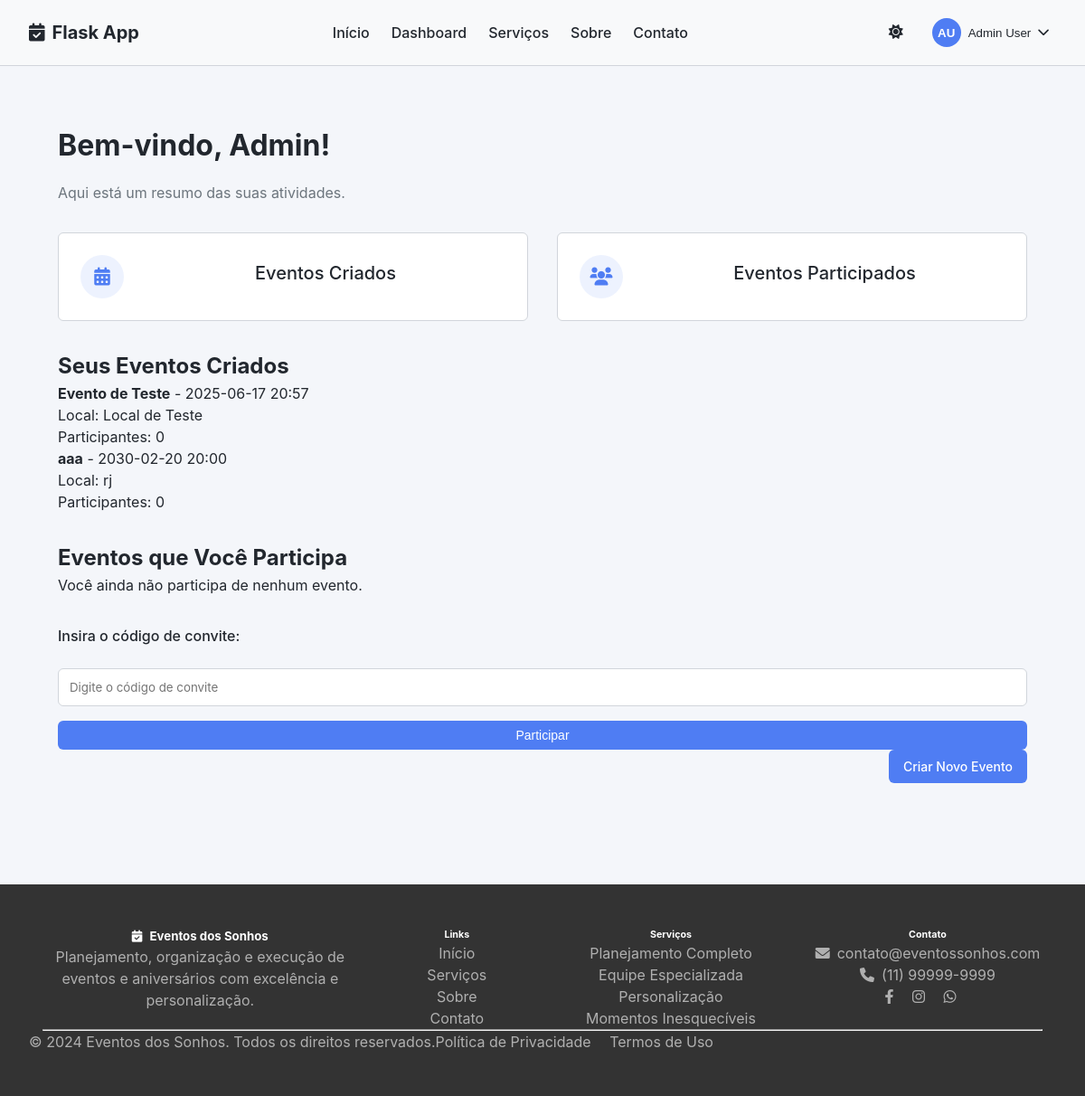
The page /dashboard (signed in) on the database its author committed.
### app.py (models this page shows, shortened)
class User(UserMixin, db.Model):
    id = db.Column(db.Integer, primary_key=True)
    first_name = db.Column(db.String(100), nullable=False)
    last_name = db.Column(db.String(100), nullable=False)
    email = db.Column(db.String(100), unique=True, nullable=False)
    password_hash = db.Column(db.String(200), nullable=False)
    phone = db.Column(db.String(20))
    bio = db.Column(db.Text)
    created_at = db.Column(db.DateTime, default=datetime.utcnow)
    events = db.relationship('Event', backref='creator', lazy=True)
    participations = db.relationship('Participation', backref='user', lazy=True)

class Event(db.Model):
    id = db.Column(db.Integer, primary_key=True)
    title = db.Column(db.String(100), nullable=False)
    description = db.Column(db.Text)
    date = db.Column(db.DateTime, nullable=False)
    location = db.Column(db.String(200))
    invite_code = db.Column(db.String(10), unique=True)
    user_id = db.Column(db.Integer, db.ForeignKey('user.id'), nullable=False)
    created_at = db.Column(db.DateTime, default=datetime.utcnow)
    participations = db.relationship('Participation', backref='event', lazy=True, cascade="all, delete-orphan")

### app.py (the view)
@app.route('/dashboard')
@login_required
def dashboard():
    user = current_user
    created_events = Event.query.filter_by(user_id=user.id).all()
    participating_events = [p.event for p in user.participations]
    return render_template(
        'dashboard.html',
        user=user,
        created_events=created_events,
        participating_events=participating_events,
        site_name=app.config.get("SITE_NAME", "Flask App")  # Passando site_name
    )

### app.py (called while the page is built)
@login_manager.user_loader
def load_user(user_id):
    return User.query.get(int(user_id))

### templates/dashboard.html (shortened to what this page needs)
<!DOCTYPE html>
<html lang="en">
<head>
    <link rel="stylesheet" href="{{ url_for('static', filename='css/dashboard.css') }}">
    <link rel="stylesheet" href="https://cdnjs.cloudflare.com/ajax/libs/font-awesome/5.15.1/css/all.min.css">
</head>
<body>
    {% extends 'base.html' %}
    {% block content %}
    <div class="dashboard-container">
        <div class="dashboard-header">
            <h1>Bem-vindo, {{ user.first_name }}!</h1>
            <p>Aqui está um resumo das suas atividades.</p>
        </div>
        <div class="dashboard-stats">
            <div class="stat-card">
                <div class="stat-icon">
                    <i class="fas fa-calendar-alt"></i>
                </div>
                <div class="stat-info">
                    <h3>Eventos Criados</h3>
                </div>
            </div>
            <div class="stat-card">
                <div class="stat-icon">
                    <i class="fas fa-users"></i>
                </div>
                <div class="stat-info">
                    <h3>Eventos Participados</h3>
                </div>
            </div>
        </div>
        <div class="dashboard-section">
            <h2>Seus Eventos Criados</h2>
            {% if created_events %}
                <ul>
                    {% for event in created_events %}
                        <li>
                            <strong>{{ event.title }}</strong> - {{ event.date.strftime('%Y-%m-%d %H:%M') }}
                            <br>Local: {{ event.location }}
                            <br>Participantes: {{ event.participations|length }}
                        </li>
                    {% endfor %}
                </ul>
            {% else %}
                <p>Você ainda não criou nenhum evento.</p>
            {% endif %}
        </div>
        <div class="dashboard-section">
            <h2>Eventos que Você Participa</h2>
            {% if participating_events %}
                <ul>
                    {% for event in participating_events %}
                        <li>
                            <strong>{{ event.title }}</strong> - {{ event.date.strftime('%Y-%m-%d %H:%M') }}
                            <br>Local: {{ event.location }}
                        </li>
                    {% endfor %}
                </ul>
            {% else %}
                <p>Você ainda não participa de nenhum evento.</p>
            {% endif %}
        </div>
        <div class="dashboard-input">
            <form action="{{ url_for('join_event') }}" method="POST">
                <label for="invite_code">Insira o código de convite:</label>
                <input type="text" id="invite_code" name="code" placeholder="Digite o código de convite" required>
                <button type="submit" class="btn btn-primary">Participar</button>
            </form>
        </div>
        <div class="dashboard-actions">
            <a href="{{ url_for('create_event') }}" class="btn btn-primary">Criar Novo Evento</a>
        </div>
    </div>
    {% endblock %}

### templates/base.html (shortened to what this page needs)
<!DOCTYPE html>
<html lang="en">
<head>
    <link rel="stylesheet" href="{{ url_for('static', filename='css/style.css') }}">
    <link rel="stylesheet" href="{{ url_for('static', filename='css/base.css') }}">
    <link rel="stylesheet" href="{{ url_for('static', filename='css/header.css') }}">
    <link rel="stylesheet" href="{{ url_for('static', filename='css/footer.css') }}">
    <link rel="stylesheet" href="{{ url_for('static', filename='css/forms.css') }}">
    <link rel="stylesheet" href="{{ url_for('static', filename='css/dashboard.css') }}">
    <link rel="stylesheet" href="https://cdnjs.cloudflare.com/ajax/libs/font-awesome/6.0.0-beta3/css/all.min.css">
</head>
<body class="{{ 'dark-theme' if session.get('dark_mode') else '' }}">
    <header>
        <div class="logo">
            <a href="{{ url_for('index') }}">
                <i class="fas fa-calendar-check"></i>
                <span>{{ site_name }}</span>
            </a>
        </div>
        <nav>
            <ul class="nav-links">
                <li><a href="{{ url_for('index') }}">Início</a></li>
                {% if user %}
                <li><a href="{{ url_for('dashboard') }}">Dashboard</a></li>
                {% endif %}
                <li><a href="{{ url_for('services') }}">Serviços</a></li>
                <li><a href="{{ url_for('about') }}">Sobre</a></li>
                <li><a href="{{ url_for('contact') }}">Contato</a></li>
            </ul>
        </nav>
        <div class="auth-buttons">
            <button class="theme-toggle" onclick="toggleDarkMode()">
                <i class="{{ 'fas fa-sun' if session.get('dark_mode') else 'fas fa-moon' }}"></i>
            </button>
            {% if current_user.is_authenticated %}
                <div class="dropdown">
                    <button class="user-button">
                        <div class="avatar">{{ current_user.first_name[0] }}{{ current_user.last_name[0] }}</div>
                        <span>{{ current_user.first_name }} {{ current_user.last_name }}</span>
                        <i class="fas fa-chevron-down"></i>
                    </button>
                </div>
            {% else %}
                <a href="{{ url_for('login') }}" class="btn btn-primary">Entrar</a>
                <a href="{{ url_for('register') }}" class="btn btn-primary">Cadastrar</a>
            {% endif %}
        </div>
    </header>
    <main>
        {% block content %}{% endblock %}
    </main>
    {% include 'footer.html' %}
</body>
</html>

### templates/footer.html (shortened to what this page needs)
<footer class="bg-dark text-light py-5 mt-5">
    <div class="container">
        <div class="row">
            <div class="col-md-4">
                <h5 class="fw-bold mb-3">
                    <i class="fas fa-calendar-check me-2"></i>Eventos dos Sonhos
                </h5>
                <p class="text-muted">Planejamento, organização e execução de eventos e aniversários com excelência e personalização.</p>
            </div>
            <div class="col-md-2">
                <h6 class="fw-bold mb-3">Links</h6>
                <ul class="list-unstyled">
                    <li><a href="{{ url_for('index') }}" class="text-muted text-decoration-none">Início</a></li>
                    <li><a href="{{ url_for('services') }}" class="text-muted text-decoration-none">Serviços</a></li>
                    <li><a href="{{ url_for('about') }}" class="text-muted text-decoration-none">Sobre</a></li>
                    <li><a href="{{ url_for('contact') }}" class="text-muted text-decoration-none">Contato</a></li>
                </ul>
            </div>
            <div class="col-md-3">
                <h6 class="fw-bold mb-3">Serviços</h6>
                <ul class="list-unstyled">
                    <li class="text-muted">Planejamento Completo</li>
                    <li class="text-muted">Equipe Especializada</li>
                    <li class="text-muted">Personalização</li>
                    <li class="text-muted">Momentos Inesquecíveis</li>
                </ul>
            </div>
            <div class="col-md-3">
                <h6 class="fw-bold mb-3">Contato</h6>
                <p class="text-muted mb-1"><i class="fas fa-envelope me-2"></i>contato@eventossonhos.com</p>
                <p class="text-muted mb-1"><i class="fas fa-phone me-2"></i>(11) 99999-9999</p>
                <div class="mt-3">
                    <a href="#" class="text-muted me-3"><i class="fab fa-facebook-f"></i></a>
                    <a href="#" class="text-muted me-3"><i class="fab fa-instagram"></i></a>
                    <a href="#" class="text-muted me-3"><i class="fab fa-whatsapp"></i></a>
                </div>
            </div>
        </div>
        <hr class="my-4">
        <div class="row align-items-center">
            <div class="col-md-6">
                <p class="text-muted mb-0">&copy; 2024 Eventos dos Sonhos. Todos os direitos reservados.</p>
            </div>
            <div class="col-md-6 text-md-end">
                <a href="#" class="text-muted text-decoration-none me-3">Política de Privacidade</a>
                <a href="#" class="text-muted text-decoration-none">Termos de Uso</a>
            </div>
        </div>
    </div>
</footer>

### static/css/dashboard.css (style rules this page uses)
.dashboard-container { max-width: 1200px; margin: 0 auto; padding: 2rem; }
.dashboard-header { margin-bottom: 2rem; }
.dashboard-header h1 { font-size: 2rem; font-weight: 700; }
.dashboard-stats { display: flex; gap: 2rem; margin-bottom: 2rem; }
.stat-card { flex: 1; background-color: var(--card-bg); padding: 1.5rem; border-radius: var(--radius); border: 1px solid var(--border-color); text-align: center; }
.stat-card h3 { margin-bottom: 0.5rem; font-size: 1.25rem; }

### static/css/base.css (style rules this page uses)
:root { --primary-color: #4f7df3; --primary-hover: #3a68d8; --secondary-color: #6c757d; --success-color: #28a745; --danger-color: #dc3545; --warning-color: #ffc107; --info-color: #17a2b8; --light-color: #f8f9fa; --dark-color: #121826; --text-color: #22272e; --text-muted: #6c757d; --border-color: #d1d5db; --card-bg: #fff; --body-bg: #f4f6fa; --font-family: 'Inter', sans-serif; --radius: 0.375rem; --transition: all 0.3s ease; }
body { font-family: var(--font-family); background-color: var(--body-bg); color: var(--text-color); line-height: 1.5; margin: 0; padding: 0; }
a { color: var(--primary-color); text-decoration: none; transition: var(--transition); }
ul { list-style: none; padding: 0; margin: 0; }

### static/css/header.css (style rules this page uses)
header { background-color: var(--light-color); color: var(--text-color); padding: 1rem 2rem; display: flex; justify-content: space-between; align-items: center; border-bottom: 1px solid var(--border-color); transition: var(--transition); }
.logo a { display: flex; align-items: center; gap: 0.5rem; color: inherit; font-weight: 700; font-size: 1.25rem; }
.nav-links { display: flex; gap: 1.5rem; }
.nav-links a { color: inherit; font-weight: 500; }

### static/css/footer.css (style rules this page uses)
footer { background-color: var(--dark-color); color: var(--light-color); padding: 2rem; text-align: center; }
footer a { color: var(--primary-color); }

### static/css/forms.css (style rules this page uses)
form { display: flex; flex-direction: column; gap: 1rem; }
input, textarea, select { width: 100%; padding: 0.75rem; border: 1px solid var(--border-color); border-radius: var(--radius); background-color: var(--card-bg); color: var(--text-color); }
button { padding: 0.75rem 1.5rem; border: none; border-radius: var(--radius); background-color: var(--primary-color); color: var(--light-color); cursor: pointer; transition: var(--transition); }

### templates/footer.html (style rules this page uses)
.bg-dark { background-color: #333 !important; }
.text-light { color: #fff !important; }
.text-muted { color: #b0b0b0 !important; }
.text-decoration-none { text-decoration: none !important; }
.py-5 { padding-top: 3rem !important; padding-bottom: 3rem !important; }
.mt-5 { margin-top: 3rem !important; }
.fw-bold { font-weight: 700 !important; }
.me-2 { margin-right: 0.5rem !important; }
.me-3 { margin-right: 1rem !important; }
.container { max-width: 1140px; margin: 0 auto; padding: 0 15px; }
.row { display: flex; flex-wrap: wrap; margin-right: -15px; margin-left: -15px; }
.col-md-4, .col-md-2, .col-md-3 { position: relative; width: 100%; padding-right: 15px; padding-left: 15px; }
@media (min-width: 768px) { .col-md-4 { flex: 0 0 33.333333%; max-width: 33.333333%; } }
@media (min-width: 768px) { .col-md-2 { flex: 0 0 16.666667%; max-width: 16.666667%; } }
@media (min-width: 768px) { .col-md-3 { flex: 0 0 25%; max-width: 25%; } }

### rows shown on the page
User: first_name "A", last_name "U", first_name "Admin", last_name "User"
Event: title "Evento de Teste", date "2025-06-17 20:57", location "Local de Teste", participations|length "0"
Event: title "aaa", date "2030-02-20 20:00", location "rj", participations|length "0"

### other values the page prints
{{ site_name }} "Flask App"
